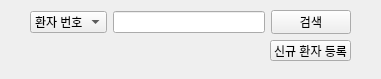
<?xml version="1.0" encoding="UTF-8"?>
<ui version="4.0">
 <class>SearchEnrollManager</class>
 <widget class="QWidget" name="SearchEnrollManager">
  <property name="geometry">
   <rect>
    <x>0</x>
    <y>0</y>
    <width>381</width>
    <height>79</height>
   </rect>
  </property>
  <property name="windowTitle">
   <string>Form</string>
  </property>
  <widget class="QPushButton" name="pushButton_2">
   <property name="geometry">
    <rect>
     <x>270</x>
     <y>40</y>
     <width>81</width>
     <height>21</height>
    </rect>
   </property>
   <property name="text">
    <string>신규 환자 등록</string>
   </property>
  </widget>
  <widget class="QWidget" name="layoutWidget">
   <property name="geometry">
    <rect>
     <x>30</x>
     <y>10</y>
     <width>321</width>
     <height>24</height>
    </rect>
   </property>
   <layout class="QGridLayout" name="gridLayout_6">
    <item row="0" column="1">
     <widget class="QLineEdit" name="lineEdit"/>
    </item>
    <item row="0" column="0">
     <widget class="QComboBox" name="comboBox">
      <item>
       <property name="text">
        <string>환자 번호</string>
       </property>
      </item>
      <item>
       <property name="text">
        <string>환자 이름</string>
       </property>
      </item>
     </widget>
    </item>
    <item row="0" column="2">
     <widget class="QPushButton" name="pushButton">
      <property name="text">
       <string>검색</string>
      </property>
     </widget>
    </item>
   </layout>
  </widget>
 </widget>
 <resources/>
 <connections/>
</ui>
